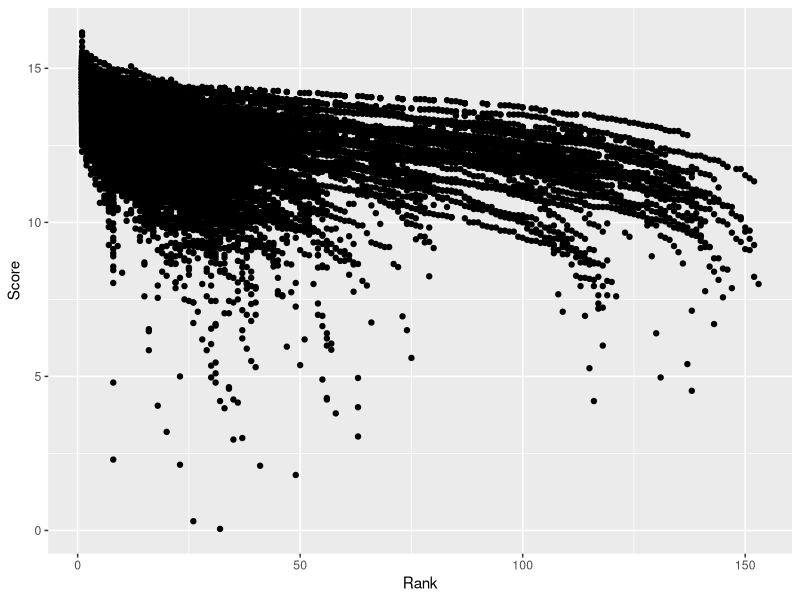

This figure's R source:
## ---- chunk 1
knitr::opts_chunk$set(echo = TRUE)
## ---- chunk 2
library(tidyverse)
## ---- chunk 3
data_23 = read.csv("Cleaned Data/modified_2023.csv")
## ---- chunk 4
summary(data_23)
## ---- chunk 5
# Count missing values in each column
missing_data <- data_23 %>% summarise_all(~sum(is.na(.)))
  
# View missing data summary
missing_data
## ---- chunk 6
# Scatter plot of Rank vs. Score
ggplot(data_23, aes(x = Rank, y = Score)) +
  geom_point() +
  labs(x = "Rank", y = "Score")
## ---- chunk 7
data_23 %>%
  group_by(Apparatus) %>%
  summarise(
    Avg_D_Score = mean(D_Score, na.rm = TRUE),
    Avg_E_Score = mean(E_Score, na.rm = TRUE),
    Avg_Score = mean(Score, na.rm = TRUE)
  ) %>% arrange(Avg_Score)
## ---- chunk 8
# Example: Identify top 5 athletes with the highest scores
top_athletes <- data_23 %>%
  arrange(desc(Score))

# View the top athletes
top_athletes
  #%>%  filter(Country == "USA")
